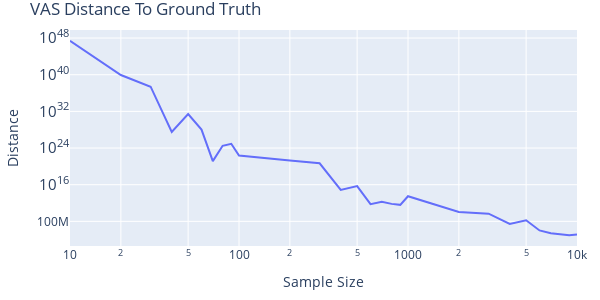

This figure's notebook cell:
### Code cell
vas_line = go.Figure(layout=default_layout)
vas_line.add_trace(lineof(x=domain, y=v1, name='VAS'))

vas_line.update_yaxes(type='log')
vas_line.update_xaxes(type='log')

vas_line.update_layout(
    title='VAS Distance To Ground Truth', 
    xaxis_title='Sample Size', 
    yaxis_title='Distance')

vas_line

### Figure 1 — Plotly figure (JSON) as saved in the notebook; plotly's stock layout.template omitted (floating-point values rounded to 4 significant figures)
{"data": [{"mode": "lines", "name": "VAS", "type": "scatter", "x": [10, 20, 30, 40, 50, 60, 70, 80, 90, 100, 200, 300, 400, 500, 600, 700, 800, 900, 1000, 2000, 3000, 4000, 5000, 6000, 7000, 8000, 9000, 10000], "y": [2.533e+47, 8.55e+39, 2.436e+37, 3.367e+27, 2.575e+31, 1.052e+28, 1.403e+21, 3.038e+24, 8.44e+24, 2.38e+22, 1.893e+21, 463732849692034200000, 753400000000000.0, 5014974436893428, 583500000000.0, 1884000000000.0, 659000000000.0, 404100000000.0, 30580000000000.0, 10690000000.0, 4668000000.0, 28350000.0, 177700000.0, 1042000.0, 264400.0, 177100.0, 95680.0, 144200.0]}], "layout": {"height": 300, "margin": {"b": 20, "l": 20, "r": 20, "t": 30}, "title": {"text": "VAS Distance To Ground Truth"}, "width": 600, "xaxis": {"title": {"text": "Sample Size"}, "type": "log"}, "yaxis": {"title": {"text": "Distance"}, "type": "log"}}}
